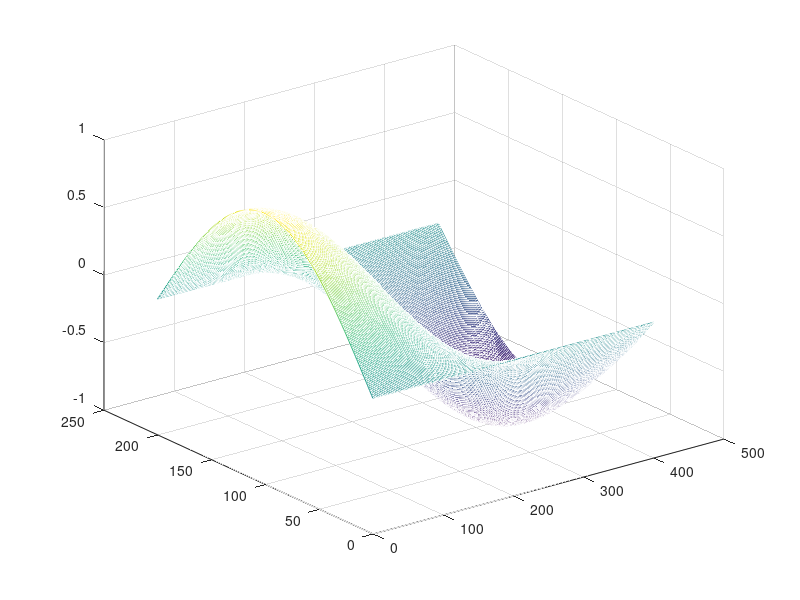

This chart was generated by the following MATLAB code:
clc;
clear;

c = 0.3;

% Number of Intervals
n = 200;
nt = 400;

% Mesh size
h = 1/n;

% Laplacian
A = -gallery('tridiag', n-1);
I = speye(n-1);

% Time step
Tmax = 4;
dt = Tmax/nt;

% Initial condition
x = linspace(0,1,n+1)';
u = zeros(n+1,nt+1);

u(:, 1) = sin(pi*x);

% Compute r
r = c*dt/h;

% First step
u(2:n, 2) = 0.5 * (2*I + ((r^2)*A))*u(2:n, 1);

for j = 3:nt+1
    u(2:n, j) = (2*I + ((r^2)*A))*u(2:n, j-1) - u(2:n, j-2);
end

mesh(u);

